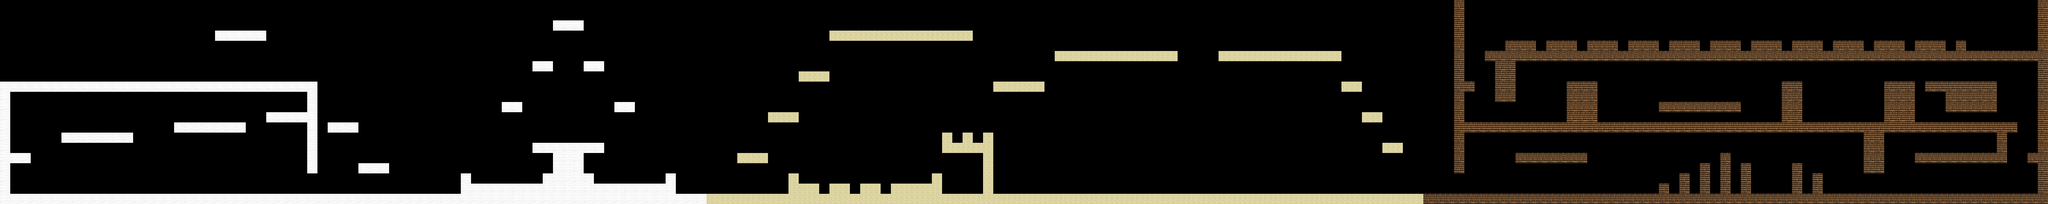

This is a level from a 2D game, rendered from its Tiled map with the project's own tilesets. A one-line summary and the map file follow, with tile-layer data summarised:
An orthogonal 200x20 tile map with 32x32 px tiles, 1 tile layer (Tiles) and 222 objects.

<map version="1.5" tiledversion="1.6.0" orientation="orthogonal" renderorder="right-down" width="200" height="20" tilewidth="32" tileheight="32" infinite="0" nextlayerid="11" nextobjectid="297">
 <tileset firstgid="1" name="Tiles" tilewidth="32" tileheight="32" tilecount="3" columns="0">
  <grid orientation="orthogonal" width="1" height="1" />
  <tile id="0">
   <image width="32" height="32" source="darsena.png" />
  </tile>
  <tile id="1">
   <image width="32" height="32" source="grandhotel.png" />
  </tile>
  <tile id="2">
   <image width="32" height="32" source="spiaggia.png" />
  </tile>
 </tileset>
 <layer id="10" name="Tiles" width="200" height="20">
  <data>[4000 cells, 705 non-empty, 3 distinct tile ids]</data>
 </layer>
 <objectgroup id="5" name="Collisions">
  <object id="40" x="0" y="256" width="992" height="32" />
  <object id="41" x="672" y="96" width="160" height="32" />
  <object id="43" x="960" y="288" width="32" height="256" />
  <object id="44" x="832" y="352" width="128" height="32" />
  <object id="45" x="544" y="384" width="224" height="32" />
  <object id="46" x="192" y="416" width="224" height="32" />
  <object id="47" x="0" y="288" width="32" height="352" />
  <object id="48" x="32" y="480" width="64" height="32" />
  <object id="49" x="32" y="608" width="1408" height="32" />
  <object id="50" x="1440" y="544" width="32" height="96" />
  <object id="51" x="1472" y="576" width="608" height="64" />
  <object id="52" x="2080" y="544" width="32" height="96" />
  <object id="53" x="1664" y="448" width="224" height="32" />
  <object id="54" x="1728" y="480" width="96" height="96" />
  <object id="55" x="1696" y="544" width="32" height="32" />
  <object id="56" x="1824" y="544" width="32" height="32" />
  <object id="57" x="1568" y="320" width="64" height="32" />
  <object id="58" x="1664" y="192" width="64" height="32" />
  <object id="59" x="1728" y="64" width="96" height="32" />
  <object id="60" x="1824" y="192" width="64" height="32" />
  <object id="61" x="1920" y="320" width="64" height="32" />
  <object id="62" x="1024" y="384" width="96" height="32" />
  <object id="64" x="1120" y="512" width="96" height="32" />
  <object id="65" x="2112" y="608" width="1056" height="32" />
  <object id="66" x="3168" y="608" width="3232" height="32" />
  <object id="67" x="2592" y="96" width="448" height="32" />
  <object id="68" x="2496" y="224" width="96" height="32" />
  <object id="69" x="2400" y="352" width="96" height="32" />
  <object id="70" x="2304" y="480" width="96" height="32" />
  <object id="71" x="2464" y="576" width="96" height="32" />
  <object id="72" x="2464" y="544" width="32" height="32" />
  <object id="73" x="2592" y="576" width="64" height="32" />
  <object id="74" x="2688" y="576" width="64" height="32" />
  <object id="75" x="2784" y="576" width="160" height="32" />
  <object id="76" x="2912" y="544" width="32" height="32" />
  <object id="78" x="3072" y="416" width="32" height="192" />
  <object id="79" x="2944" y="448" width="128" height="32" />
  <object id="80" x="2944" y="416" width="32" height="32" />
  <object id="81" x="3008" y="416" width="32" height="32" />
  <object id="82" x="3104" y="256" width="160" height="32" />
  <object id="83" x="3296" y="160" width="384" height="32" />
  <object id="84" x="3808" y="160" width="384" height="32" />
  <object id="85" x="4192" y="256" width="64" height="32" />
  <object id="86" x="4256" y="352" width="64" height="32" />
  <object id="88" x="4320" y="448" width="64" height="32" />
  <object id="89" x="4544" y="0" width="32" height="544" />
  <object id="90" x="4576" y="384" width="1728" height="32" />
  <object id="91" x="4736" y="480" width="224" height="32" />
  <object id="92" x="5184" y="576" width="32" height="32" />
  <object id="93" x="5248" y="544" width="32" height="64" />
  <object id="94" x="5312" y="512" width="32" height="96" />
  <object id="95" x="5376" y="480" width="32" height="128" />
  <object id="96" x="5440" y="512" width="32" height="96" />
  <object id="97" x="5600" y="512" width="32" height="96" />
  <object id="98" x="5664" y="544" width="32" height="64" />
  <object id="99" x="5824" y="416" width="64" height="128" />
  <object id="100" x="5984" y="480" width="288" height="32" />
  <object id="101" x="6240" y="416" width="32" height="64" />
  <object id="102" x="4896" y="256" width="96" height="128" />
  <object id="103" x="5568" y="256" width="64" height="128" />
  <object id="104" x="5888" y="256" width="96" height="128" />
  <object id="106" x="6080" y="256" width="160" height="96" />
  <object id="107" x="6016" y="256" width="64" height="32" />
  <object id="108" x="4672" y="192" width="64" height="128" />
  <object id="109" x="4576" y="256" width="32" height="32" />
  <object id="110" x="4640" y="160" width="1760" height="32" />
  <object id="111" x="4704" y="128" width="96" height="32" />
  <object id="112" x="4832" y="128" width="96" height="32" />
  <object id="113" x="4960" y="128" width="96" height="32" />
  <object id="114" x="5088" y="128" width="96" height="32" />
  <object id="115" x="5216" y="128" width="96" height="32" />
  <object id="116" x="5344" y="128" width="96" height="32" />
  <object id="117" x="5472" y="128" width="96" height="32" />
  <object id="118" x="5600" y="128" width="96" height="32" />
  <object id="119" x="5728" y="128" width="96" height="32" />
  <object id="120" x="5856" y="128" width="96" height="32" />
  <object id="123" x="5984" y="128" width="96" height="32" />
  <object id="124" x="6112" y="128" width="32" height="32" />
  <object id="125" x="6368" y="0" width="32" height="608" />
  <object id="126" x="6336" y="480" width="32" height="32" />
  <object id="296" x="5184" y="320" width="256" height="32" />
 </objectgroup>
 <objectgroup id="7" name="Coins" visible="0">
  <object id="130" x="352" y="224" width="32" height="32" />
  <object id="131" x="384" y="224" width="32" height="32" />
  <object id="132" x="416" y="224" width="32" height="32" />
  <object id="133" x="448" y="224" width="32" height="32" />
  <object id="134" x="480" y="224" width="32" height="32" />
  <object id="135" x="256" y="576" width="32" height="32" />
  <object id="136" x="288" y="576" width="32" height="32" />
  <object id="137" x="320" y="576" width="32" height="32" />
  <object id="138" x="544" y="576" width="32" height="32" />
  <object id="139" x="576" y="576" width="32" height="32" />
  <object id="140" x="608" y="576" width="32" height="32" />
  <object id="141" x="704" y="64" width="32" height="32" />
  <object id="142" x="736" y="64" width="32" height="32" />
  <object id="143" x="768" y="64" width="32" height="32" />
  <object id="144" x="832" y="288" width="32" height="32" />
  <object id="145" x="864" y="288" width="32" height="32" />
  <object id="146" x="896" y="288" width="32" height="32" />
  <object id="147" x="928" y="288" width="32" height="32" />
  <object id="148" x="832" y="320" width="32" height="32" />
  <object id="149" x="864" y="320" width="32" height="32" />
  <object id="150" x="896" y="320" width="32" height="32" />
  <object id="151" x="928" y="320" width="32" height="32" />
  <object id="152" x="1056" y="352" width="32" height="32" />
  <object id="153" x="1152" y="480" width="32" height="32" />
  <object id="154" x="1728" y="0" width="32" height="32" />
  <object id="155" x="1760" y="0" width="32" height="32" />
  <object id="156" x="1792" y="0" width="32" height="32" />
  <object id="157" x="1728" y="32" width="32" height="32" />
  <object id="158" x="1760" y="32" width="32" height="32" />
  <object id="159" x="1792" y="32" width="32" height="32" />
  <object id="161" x="1472" y="544" width="32" height="32" />
  </objectgroup>
 <objectgroup id="9" name="StaticObstacles" visible="0">
  <!-- 41 objects omitted --></objectgroup>
</map>
<!-- 110 of 222 objects omitted -->